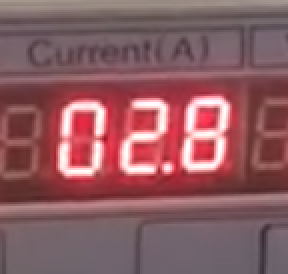
#> input picture datasets/img00004.png, 144 x 137 px (shown 2 times larger)
$ jupyter execute --allow-errors digit_rgn_learn.ipynb   (shell and % lines are left out)   (older library calls are emulated)
#> lines starting #> are read from the running program, lines starting #| are printed output that depends on the picture; after the words box and inside, x2 and y2 are one past the last pixel; in counts of white or black regions, pixels touching at a corner belong together
## 导入各种依赖库
因为此目录下已经有训练好的模型，可以直接到最后一个代码块运行，无需额外训练，如果与实际应用情况存在偏差，请添加数据集进行再次训练

没有的模块进行安装
``` bash
pip install modual
```

[cell 1]
import tensorflow as tf
import gzip
import os
import tempfile
import cv2
import random
import numpy as np

## 生成数据集格式

### train data

#> (a cell that did not finish here is left out)

#> (a cell that did not finish here is left out)

### 验证数据集的正确性

#> (a cell that did not finish here is left out)

### test data

#> (a cell that did not finish here is left out)

#> (a cell that did not finish here is left out)

#> (a cell that did not finish here is left out)

## 线性训练
这个训练结果太差，忽略

### train
忽略 不需要运行

#> (a cell that did not finish here is left out)

### test
不需要运行

#> (a cell that did not finish here is left out)

## 多重卷积训练
正确率极高推荐使用

[cell 10]
# 定义权重函数工厂函数（批量生产权重的函数，为了方便）
def weight_variable(shape,name):
#> further down, im is the input picture: shape (137, 144, 3); mean B, G, R 97.9, 92.2, 140.6
    initial = tf.truncated_normal(shape, stddev=0.1)
    return tf.Variable(initial,name=name)
# 定义偏置工厂函数
def bias_variable(shape,name):
    initial = tf.constant(0.1, shape=shape)
    return tf.Variable(initial,name=name)
# 定义卷积矩阵工厂函数
def conv2d(x, W):
      return tf.nn.conv2d(x, W, strides=[1, 1, 1, 1], padding='SAME')
# 定义池化层矩阵工厂函数
def max_pool_2x2(x):
      return tf.nn.max_pool(x, ksize=[1, 2, 2, 1],
                        strides=[1, 2, 2, 1], padding='SAME')

#> (a cell that did not finish here is left out)

#> (a cell that did not finish here is left out)

## 加载使用模型  应用训练好的模型
模型已经存在相应位置，可以直接使用此代码块

[cell 13]
import cv2
import numpy as np
import tensorflow as tf
import os


# 不支持多行数字识别，以及单行多个小数点的数值识别（单行只能实现字符串识别），
# labels的各个位置代表的数字
tar_temp=[0,1,2,3,4,5,6,7,8,9,'.']

# 定义一个阈值函数，将数码管部分取出来，根据实际情况进行相应修改，找到最优参数
def thresholding_inv(image):
    # 定义膨胀核心，根据实际情况进行修改
    kernel_dilate = cv2.getStructuringElement(cv2.MORPH_RECT,(1, 6))# 1代表横向膨胀，6代表纵向膨胀
    ## 腐蚀参数我已经注释掉，根据实际情况选择是否使用
    #kernel_erode = cv2.getStructuringElement(cv2.MORPH_RECT,(2, 1))
    ## 根据RGB图得到灰度图
    gray = cv2.cvtColor(image, cv2.COLOR_BGR2GRAY)
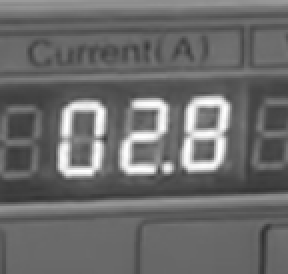
#> gray: shape (137, 144) (shown 2 times larger); min 49, max 255, mean 107.3
    # 灰度图二值化
    ret, bin = cv2.threshold(gray, 220, 255, cv2.THRESH_BINARY)
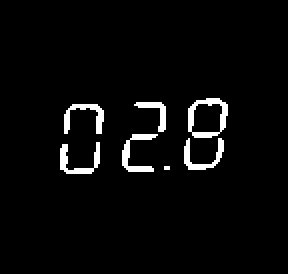
#> bin: shape (137, 144) (shown 2 times larger); 3.5% white; 7 white regions (1 under 20 px), largest, box (x1, y1, x2, y2) and area: (94, 49, 114, 69) 155, (61, 67, 79, 86) 118, (30, 71, 50, 87) 116, (32, 52, 52, 67) 113, (92, 69, 112, 85) 109, (67, 51, 83, 66) 80
    ## 对灰度图进行腐蚀，主要是为了分离相近的小数点，如果足够清晰可以不使用腐蚀，我已注释掉
    #bin = cv2.erode(bin,kernel_erode)
    ## 对灰度图进行膨胀
    bin=cv2.dilate(bin,kernel_dilate,iterations = 1)
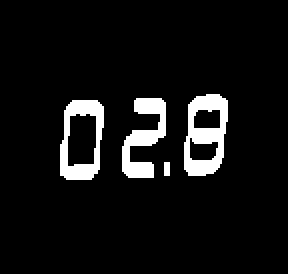
#> bin: shape (137, 144) (shown 2 times larger); 7.2% white; 4 white regions
    return bin

# Read the input image
## demo 图像在此目录下
im = cv2.imread('./datasets/img00004.png')  # 还有 1-6 张图 修改最后一个数即可
## 二值化处理
im_th = thresholding_inv(im)

# 显示图片
cv2.imshow('im_th',im_th)
cv2.waitKey(1000) # 显示1000ms

# Find contours in the image  寻找边界集合
_,ctrs, hier = cv2.findContours(im_th.copy(), cv2.RETR_EXTERNAL, cv2.CHAIN_APPROX_SIMPLE)
#> ctrs = 4 contours, 1 with area under 20; largest, box (x1, y1, x2, y2) and area: (30, 50, 52, 90) 705, (92, 47, 114, 88) 697, (61, 49, 83, 89) 362
# Get rectangles contains each contour
rects = [cv2.boundingRect(ctr) for ctr in ctrs]
#> rects = [(82, 81, 3, 7), (30, 50, 22, 40), (61, 49, 22, 40), (92, 47, 22, 41)]
# 加载训练好的模型，并预测通过
#> (the rest of this cell did not finish here and is left out)

$ run again, with datasets/img00001.png copied over datasets/img00004.png
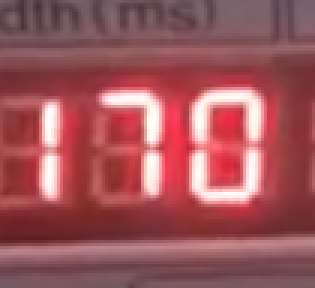
#> input picture datasets/img00001.png, 105 x 96 px (shown 3 times larger)
#> im is the input picture: shape (96, 105, 3); mean B, G, R 90.7, 85.4, 157.6
#> in thresholding_inv, `gray = cv2.cvtColor(image, cv2.COLOR_BGR2GRAY)`:
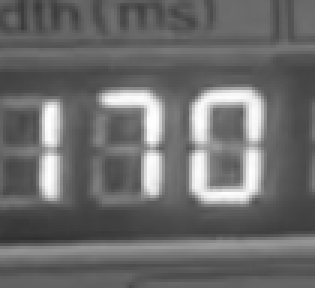
#> gray: shape (96, 105) (shown 3 times larger); min 48, max 255, mean 107.6
#> in thresholding_inv, `bin=cv2.dilate(bin,kernel_dilate,iterations = 1)`:
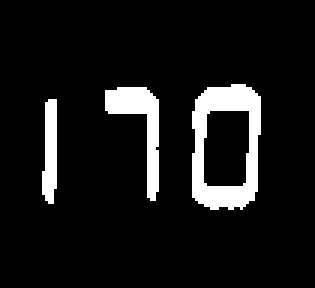
#> bin: shape (96, 105) (shown 3 times larger); 9% white; 3 white regions
#> ctrs = 3 contours; box (x1, y1, x2, y2) and area: (64, 28, 87, 70) 804, (35, 29, 53, 67) 208, (14, 33, 19, 68) 104
#> rects = [(14, 33, 5, 35), (35, 29, 18, 38), (64, 28, 23, 42)]

$ run again, with datasets/img00002.png copied over datasets/img00004.png
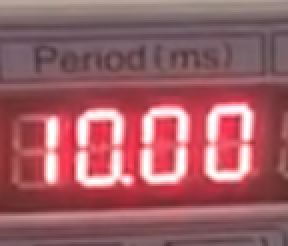
#> input picture datasets/img00002.png, 144 x 123 px (shown 2 times larger)
#> im is the input picture: shape (123, 144, 3); mean B, G, R 101.7, 94.9, 157.8
#> in thresholding_inv, `gray = cv2.cvtColor(image, cv2.COLOR_BGR2GRAY)`:
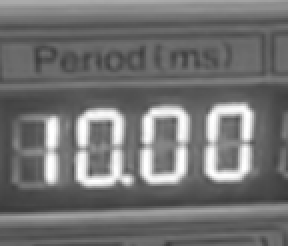
#> gray: shape (123, 144) (shown 2 times larger); min 53, max 255, mean 114.5
#> in thresholding_inv, `bin=cv2.dilate(bin,kernel_dilate,iterations = 1)`:
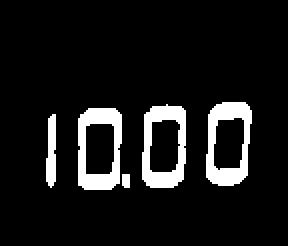
#> bin: shape (123, 144) (shown 2 times larger); 9.4% white; 5 white regions
#> ctrs = 5 contours, 1 with area under 20; largest, box (x1, y1, x2, y2) and area: (39, 54, 61, 95) 786, (103, 51, 126, 93) 780, (71, 52, 93, 94) 776, (23, 57, 28, 94) 112
#> rects = [(61, 87, 4, 7), (23, 57, 5, 37), (39, 54, 22, 41), (71, 52, 22, 42), (103, 51, 23, 42)]

$ run again, with datasets/img00003.png copied over datasets/img00004.png
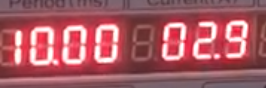
#> input picture datasets/img00003.png, 266 x 88 px
#> im is the input picture: shape (88, 266, 3); mean B, G, R 100.6, 91.9, 167.5
#> in thresholding_inv, `gray = cv2.cvtColor(image, cv2.COLOR_BGR2GRAY)`:
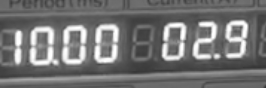
#> gray: shape (88, 266); min 54, max 255, mean 115.5
#> in thresholding_inv, `bin=cv2.dilate(bin,kernel_dilate,iterations = 1)`:
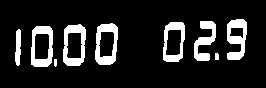
#> bin: shape (88, 266); 13.5% white; 9 white regions
#> ctrs = 9 contours, 2 with area under 20; largest, box (x1, y1, x2, y2) and area: (63, 24, 86, 66) 792, (95, 23, 118, 65) 782, (31, 26, 53, 67) 782, (163, 22, 185, 62) 718, (227, 19, 247, 60) 550, (194, 21, 216, 61) 372, (15, 29, 21, 66) 138
#> rects = [(54, 59, 3, 8), (215, 53, 4, 7), (15, 29, 6, 37), (31, 26, 22, 41), (63, 24, 23, 42), (95, 23, 23, 42), (163, 22, 22, 40), (194, 21, 22, 40), (227, 19, 20, 41)]
